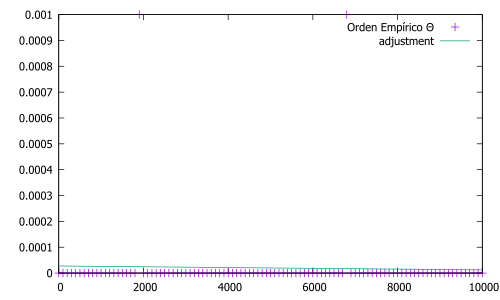

gnuplot code for this plot:
set terminal pdf color
set output 'practica1-gnuplottex-fig2.pdf'
f(x)=-1.51427e-009*x+2.73733e-005
plot "./graph-data/tree_abb.dat" title 'Orden Empírico Θ', f(x) title 'adjustment'
